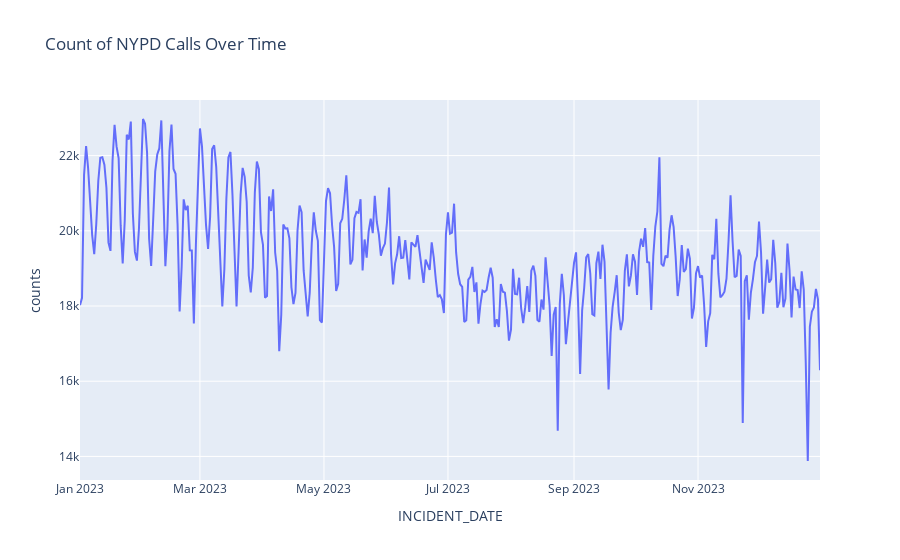

This figure's notebook cell:
### Code cell
# plot: counts vs. date

px.line(counts_date,
            y = 'counts',
            title = 'Count of NYPD Calls Over Time',
            labels = {'x':'Date'})

### Figure 1 — Plotly figure (JSON) as saved in the notebook; plotly's stock layout.template omitted (floating-point values rounded to 4 significant figures; data arrays with more than 128 entries replaced by an {"elided": "..."} marker saying what was removed)
{"data": [{"hovertemplate": "INCIDENT_DATE=%{x}<br>counts=%{y}<extra></extra>", "legendgroup": "", "line": {"color": "#636efa", "dash": "solid"}, "marker": {"symbol": "circle"}, "mode": "lines", "name": "", "orientation": "v", "showlegend": false, "type": "scatter", "x": {"elided": "365 str values"}, "xaxis": "x", "y": {"elided": "365 int values"}, "yaxis": "y"}], "layout": {"legend": {"tracegroupgap": 0}, "title": {"text": "Count of NYPD Calls Over Time"}, "xaxis": {"anchor": "y", "domain": [0, 1], "title": {"text": "INCIDENT_DATE"}}, "yaxis": {"anchor": "x", "domain": [0, 1], "title": {"text": "counts"}}}}
